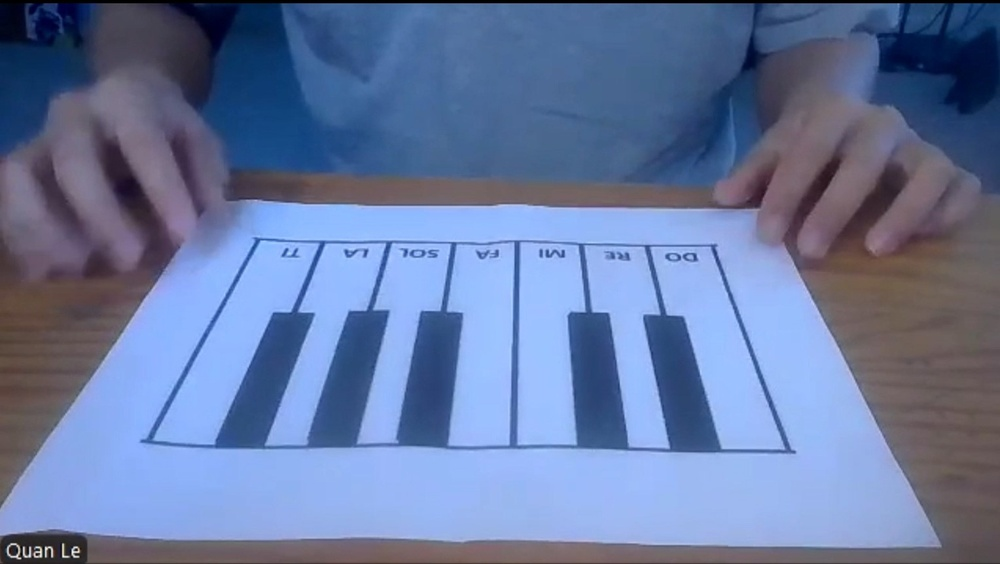
#> input picture finger_tracking/data/piano_image.jpg, 1000 x 564 px, shrunk from 1528 x 862 before the run, given in place of Piano1_1.mp4, which was not available
$ python keyboard_processing_flash_save_1.py
#> lines starting #> are read from the running program, lines starting #| are printed output that depends on the picture; after the words box and inside, x2 and y2 are one past the last pixel; in counts of white or black regions, pixels touching at a corner belong together; pictures that were not available may be replaced by others from this repository, and a replacement may not be noted
#> in main, frame is the input picture: shape (564, 1000, 3); mean B, G, R 160.6, 120.1, 102.5
import cv2
import numpy as np

def find_white_keys(frame):
    # Step 1: Preprocess the frame
    gray = cv2.cvtColor(frame, cv2.COLOR_BGR2GRAY)  # Convert to grayscale
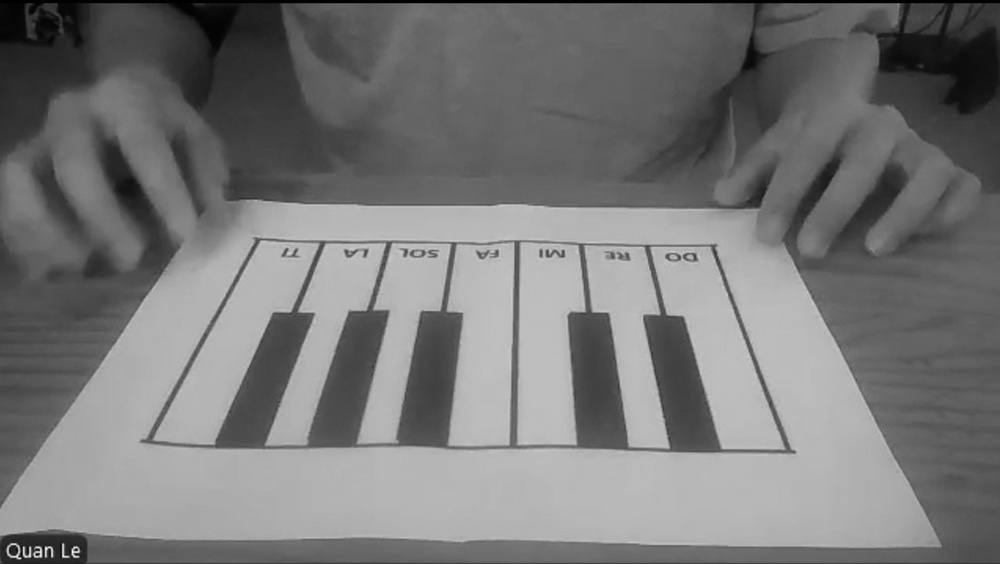
#> gray: shape (564, 1000); min 0, max 244, mean 119.4
    _, binary = cv2.threshold(gray, 150, 255, cv2.THRESH_BINARY)  # Binary threshold to isolate light parts
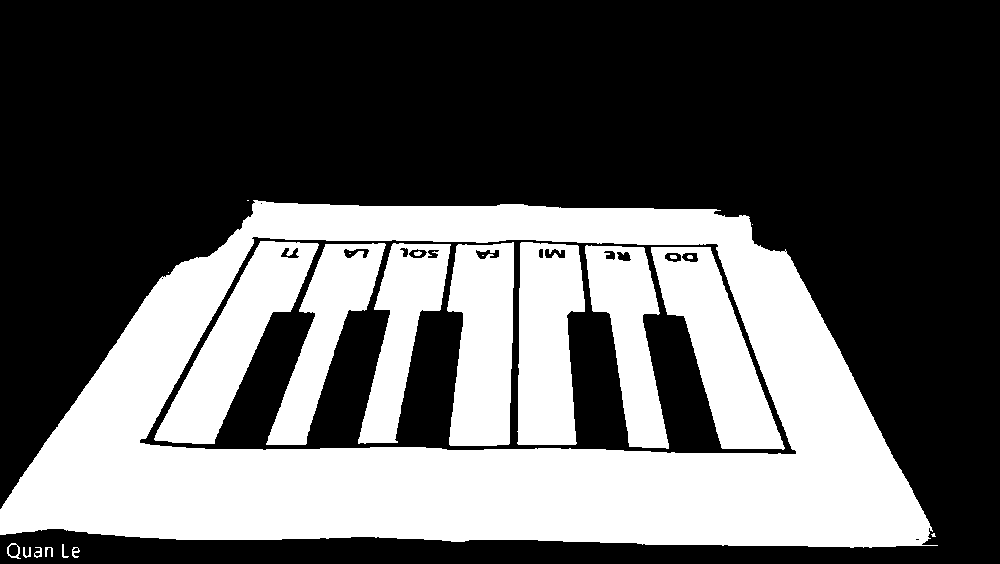
#> binary: shape (564, 1000); 36.7% white; 23 white regions (6 under 20 px), largest, box (x1, y1, x2, y2) and area: (0, 200, 938, 548) 133922, (154, 241, 319, 444) 11896, (651, 247, 785, 450) 11777

    # Step 2: Edge detection
    edges = cv2.Canny(binary, threshold1=100, threshold2=200)  # Detect edges with Canny edge detector
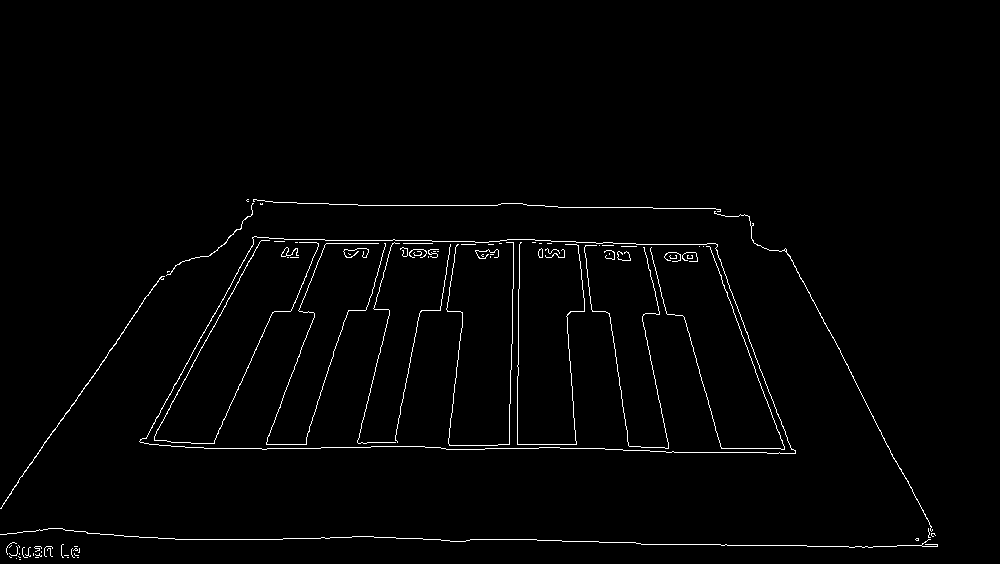
#> edges: shape (564, 1000); 1.5% white in thin lines or dots, all inside (x1, y1, x2, y2) = (0, 199, 938, 560)

    # Step 3: Find contours (outlines of the keys)
    contours, _ = cv2.findContours(edges, cv2.RETR_EXTERNAL, cv2.CHAIN_APPROX_SIMPLE)
#> contours = 39 contours, 35 with area under 20; largest, box (x1, y1, x2, y2) and area: (139, 236, 796, 454) 115189, (0, 276, 165, 509) 88, (714, 211, 933, 532) 47, (166, 203, 254, 276) 25

    key_positions = []  # List to store the positions of the white keys

    # Step 4: Process each contour
    for contour in contours:
        # Approximate contour to a polygon for smoother shapes
        epsilon = 0.04 * cv2.arcLength(contour, True)  # Approximation accuracy
        approx = cv2.approxPolyDP(contour, epsilon, True)

        # Filter out small contours (those that don't represent keys)
        if cv2.contourArea(contour) > 100:
            # Get bounding rectangle for the contour
            x, y, w, h = cv2.boundingRect(contour)
            aspect_ratio = w / float(h)  # Calculate aspect ratio

            # Filter based on aspect ratio (white keys are typically longer than tall)
            if 1.5 < aspect_ratio < 3.0:  # Adjust these values if needed
                key_positions.append((x, y, w, h))  # Store the position as (x, y, width, height)
#> this loop made 39 passes
#> (epsilon, approx, x, y, w, h, aspect_ratio) on pass 34: (65.54, [[139, 441], [795, 453], [717, 244], [252, 237]], 139, 236, 657, 218, 3.01)
#> (epsilon, approx) on passes 1 to 6: (0.08, [[19, 559], [20, 559]]), (0, [[16, 558]]), (0.08, [[77, 557], [78, 557]]), (0.08, [[67, 557], [68, 557]]), (0.24, [[35, 557], [38, 557]]), (0.193, [[18, 556], [19, 557], [20, 557], [19, 557]])
#> after the loop, key_positions = []

    # Step 5: Sort the detected keys from left to right by x-coordinate
    key_positions.sort(key=lambda x: x[0])

    return key_positions


def main():
    # Open the video capture (or image)
    cap = cv2.VideoCapture('data/Piano1_1.mp4')  # Replace with your file or use 0 for webcam

    # Process the first frame
    ret, frame = cap.read()

    if ret:
        # Find the white keys in the first frame
        key_positions = find_white_keys(frame)
#> key_positions = []
        print(f"Detected key positions: {key_positions}")
#| Detected key positions: []

        # Visualize the detected keys (draw rectangles around them)
        for (x, y, w, h) in key_positions:
            cv2.rectangle(frame, (x, y), (x + w, y + h), (0, 0, 255), 2)  # Draw red rectangles
#> this loop made 0 passes

        # Show the frame with detected keys
        cv2.imshow('Detected Keys', frame)
        cv2.waitKey(0)  # Wait until a key is pressed
        cv2.destroyAllWindows()

        # Save the positions in a file or dictionary (optional)
        # For example, storing in a dictionary or a list
        key_positions_dict = {i: (x, y, w, h) for i, (x, y, w, h) in enumerate(key_positions)}
#> key_positions_dict = 0 items
        print("Key Positions Dictionary:", key_positions_dict)
#| Key Positions Dictionary: {}

    # Release the video capture when done
    cap.release()

if __name__ == "__main__":
    main()
